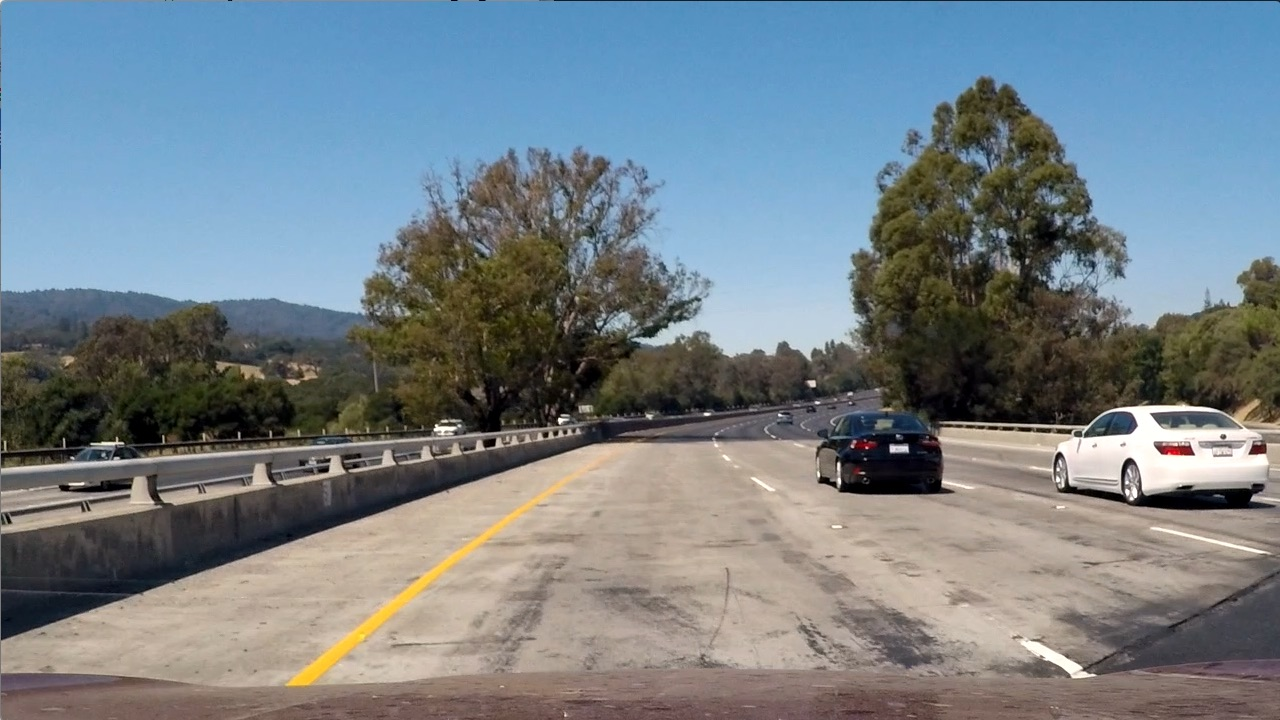
#> input picture test_images/test1.jpg, 1280 x 720 px
$ python -i advanced_lane_finding.py   (imports and definitions only)   (older library calls are emulated)
#> lines starting #> are read from the running program, lines starting #| are printed output that depends on the picture; after the words box and inside, x2 and y2 are one past the last pixel; in counts of white or black regions, pixels touching at a corner belong together
import cv2
import numpy as np
import os
from moviepy.editor import VideoFileClip
from IPython.display import HTML
import matplotlib.pyplot as plt
import matplotlib.image as mpimage

# [24 lines left out: function camera_calibration, not called in this run]


def undistort_image(image,mtx,dist):
    undist_image=cv2.undistort(image, mtx, dist, None, mtx)
    return undist_image


def color_gradient_threshold(img):

    img = np.copy(img)

    # Convert to HLS color space and separate the V channel
    hls = cv2.cvtColor(img, cv2.COLOR_RGB2HLS).astype(np.float)
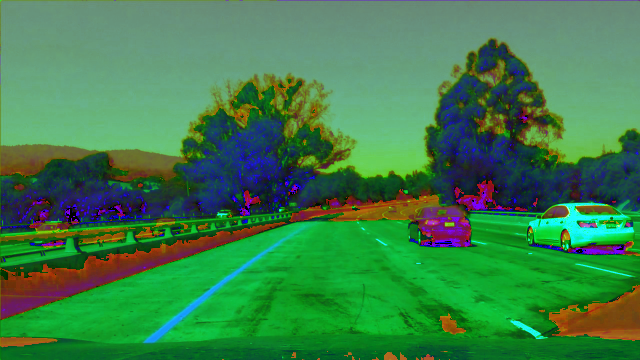
#> hls: shape (720, 1280, 3) float64 (shown at 1/2 size); mean R, G, B 60.2, 126.7, 74.4


    ## White Color
    lower_white = np.array([0,210,0], dtype=np.uint8)
    upper_white = np.array([255,255,255], dtype=np.uint8)
    white_mask = cv2.inRange(hls, lower_white, upper_white)
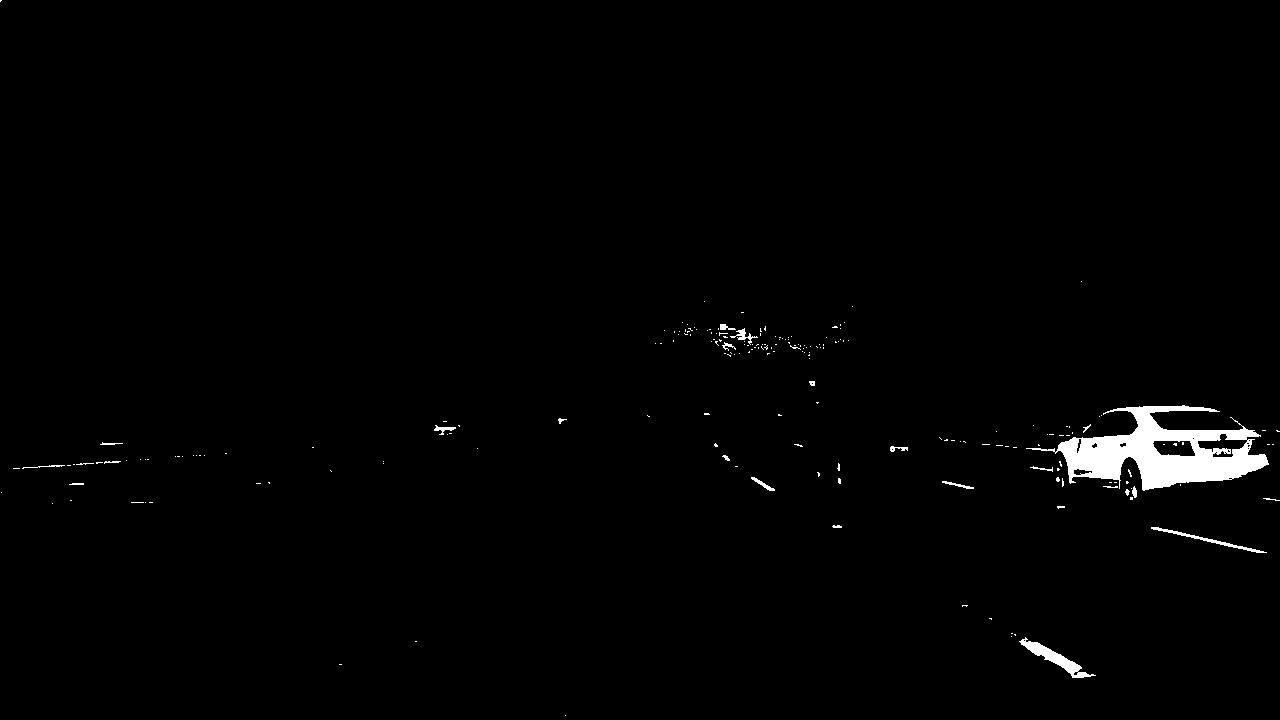
#> white_mask: shape (720, 1280); 1.2% white; 210 white regions (185 under 20 px), largest, box (x1, y1, x2, y2) and area: (1026, 405, 1269, 491) 8773, (1019, 637, 1096, 678) 742, (1151, 527, 1267, 553) 346

    ## Yellow Color
    lower_yellow = np.array([18,0,100], dtype=np.uint8)
    upper_yellow = np.array([30,220,255], dtype=np.uint8)
    yellow_mask = cv2.inRange(hls, lower_yellow, upper_yellow)
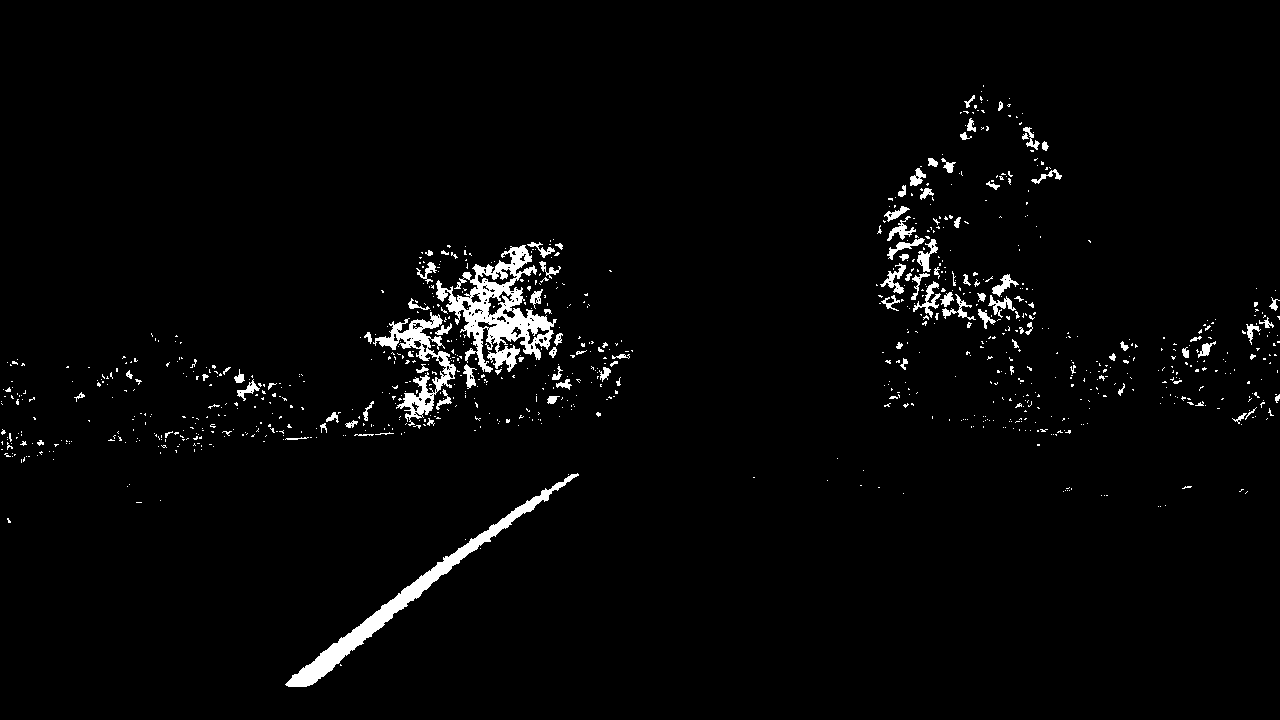
#> yellow_mask: shape (720, 1280); 2.5% white; 955 white regions (848 under 20 px), largest, box (x1, y1, x2, y2) and area: (436, 245, 557, 373) 5483, (285, 473, 579, 687) 4386, (373, 312, 456, 426) 2390

    combined_binary = np.zeros_like(white_mask)

    combined_binary[((white_mask == 255) | (yellow_mask == 255))] = 1


    return combined_binary

# [148 lines left out: functions warper, lane_line, draw_line, draw_curvature, image_pipeline, not called in this run]


>>> import cv2
>>> picture = cv2.cvtColor(cv2.imread('test_images/test1.jpg'), cv2.COLOR_BGR2RGB)
>>> result = color_gradient_threshold(picture)
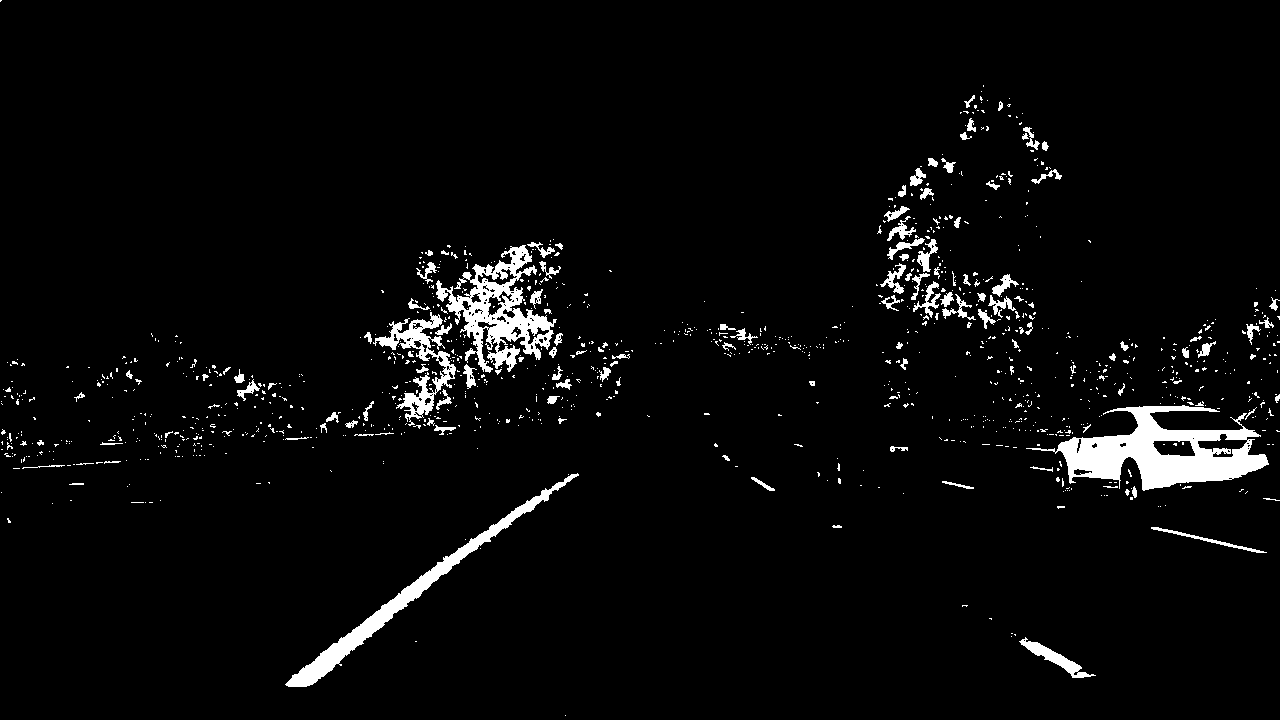
#> result: shape (720, 1280); values 0 (black) and 1 (white), 3.7% white; 1156 white regions (1025 under 20 px), largest, box (x1, y1, x2, y2) and area: (1026, 405, 1269, 491) 8813, (436, 245, 557, 373) 5483, (285, 473, 579, 687) 4391

$ run again, on test_images/test2.jpg
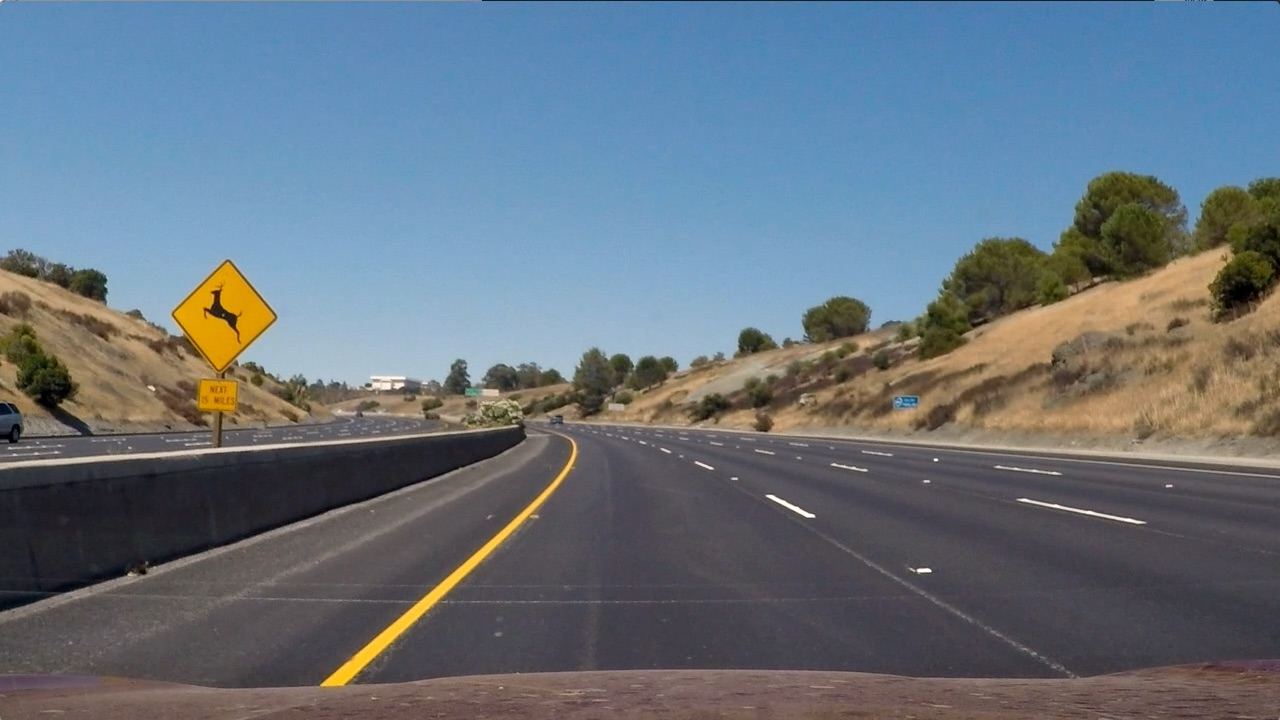
#> input picture test_images/test2.jpg, 1280 x 720 px
#> in color_gradient_threshold, `white_mask = cv2.inRange(hls, lower_white, upper_white)`:
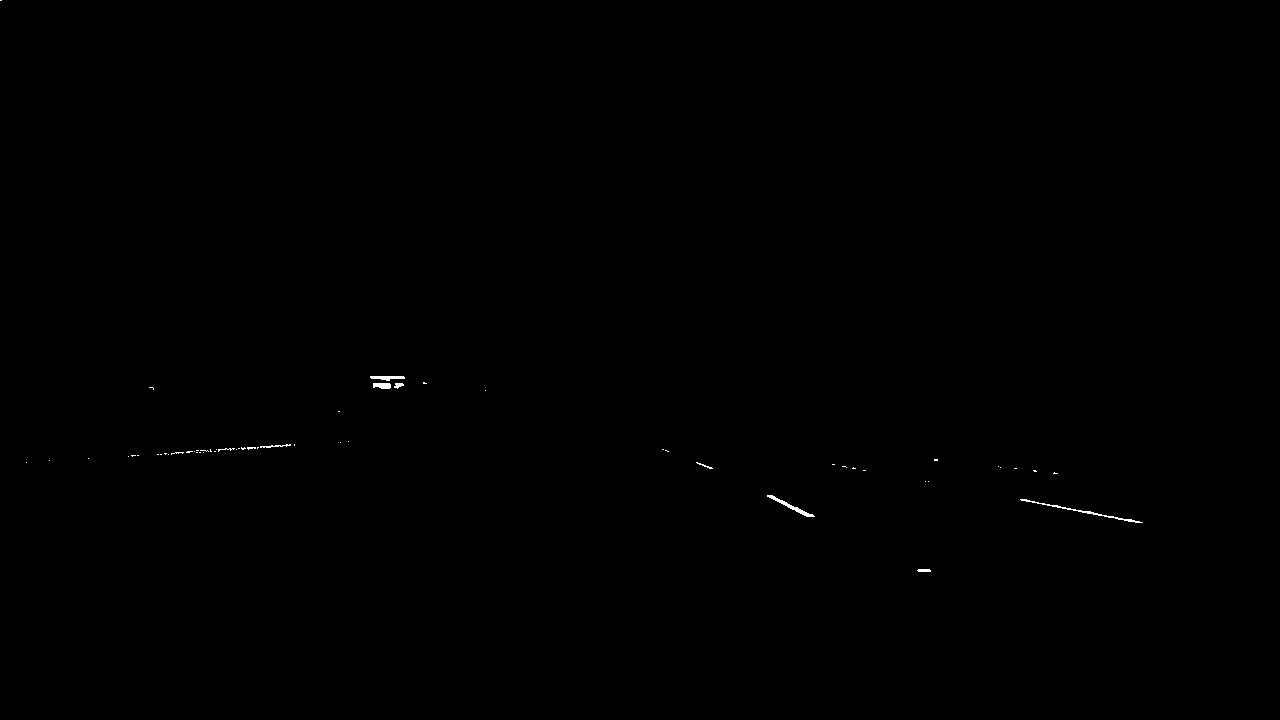
#> white_mask: shape (720, 1280); 0.11% white; 57 white regions (48 under 20 px), largest, box (x1, y1, x2, y2) and area: (1020, 499, 1143, 523) 231, (767, 495, 815, 517) 180, (370, 376, 405, 381) 116
#> yellow_mask: shape (720, 1280); 2.7% white; 272 white regions (234 under 20 px), largest, box (x1, y1, x2, y2) and area: (172, 262, 276, 417) 7452, (320, 447, 576, 688) 4359, (1202, 191, 1280, 299) 3924
#> `result = color_gradient_threshold(picture)`:
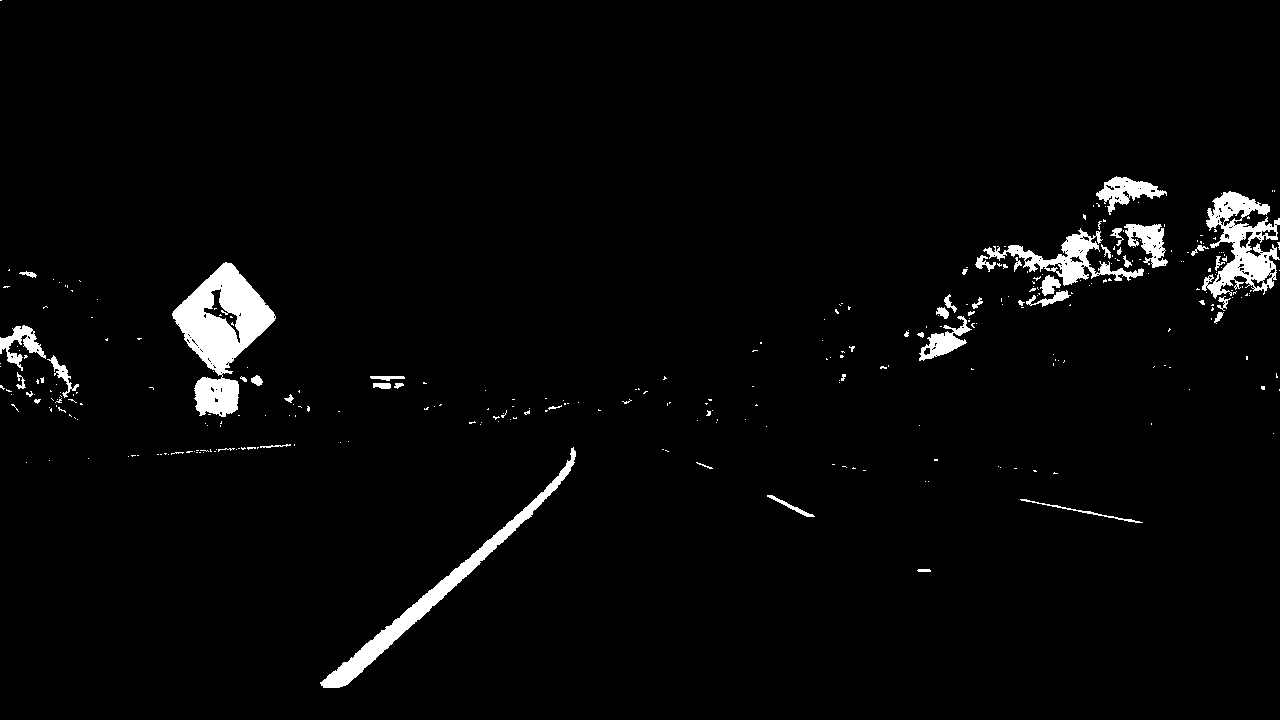
#> result: shape (720, 1280); values 0 (black) and 1 (white), 2.8% white; 329 white regions (282 under 20 px), largest, box (x1, y1, x2, y2) and area: (172, 262, 276, 417) 7452, (320, 447, 576, 688) 4359, (1202, 191, 1280, 299) 3924

$ run again, on test_images/test3.jpg
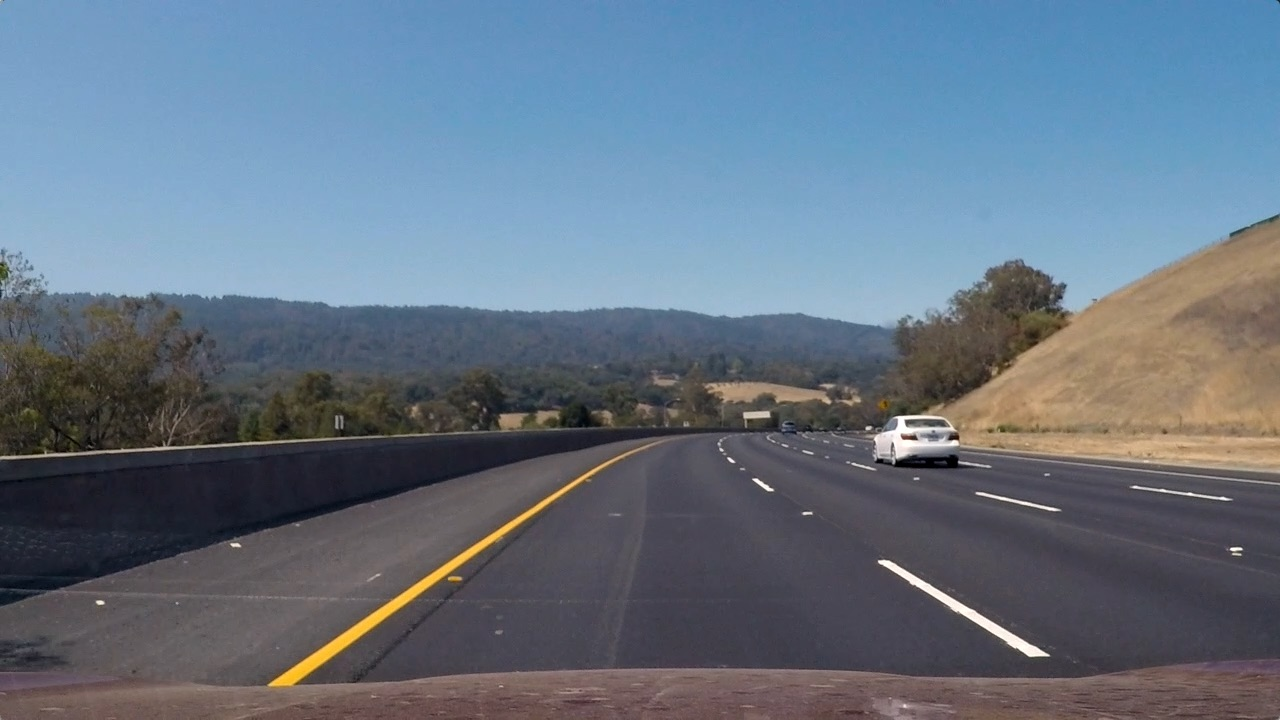
#> input picture test_images/test3.jpg, 1280 x 720 px
#> in color_gradient_threshold, `white_mask = cv2.inRange(hls, lower_white, upper_white)`:
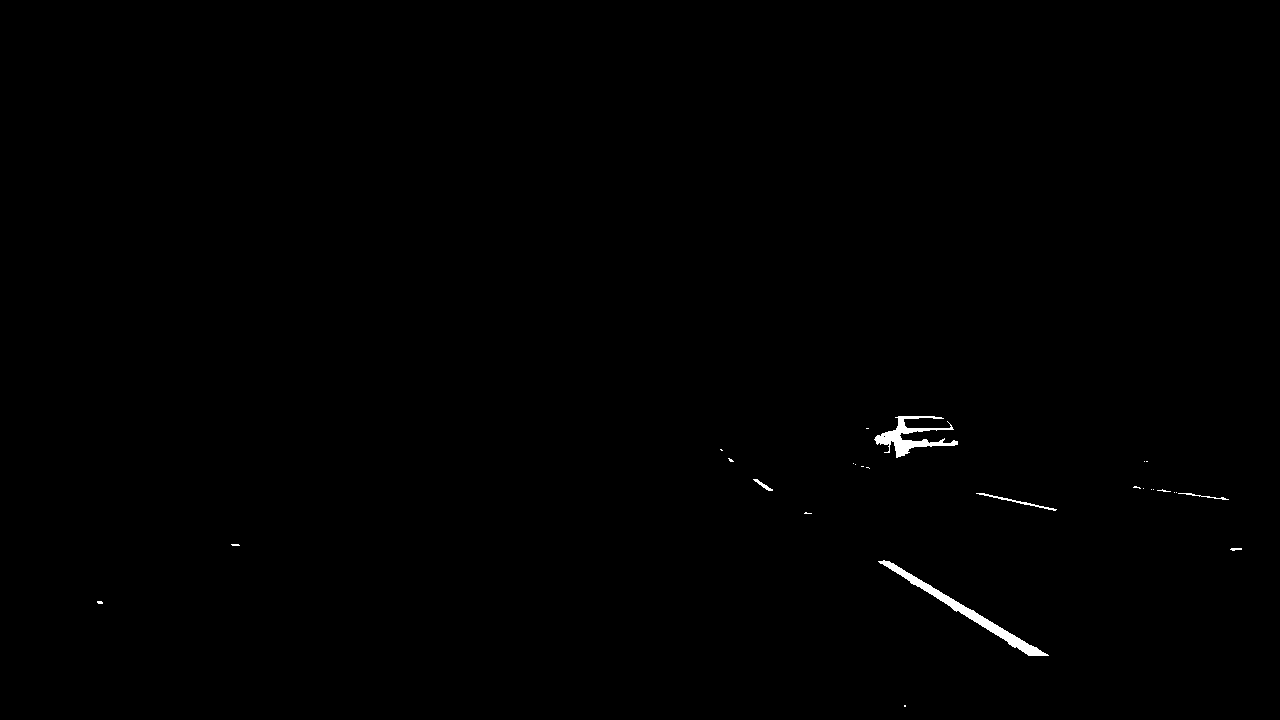
#> white_mask: shape (720, 1280); 0.34% white; 26 white regions (20 under 20 px), largest, box (x1, y1, x2, y2) and area: (878, 560, 1049, 656) 1521, (874, 416, 958, 458) 1152, (976, 493, 1057, 511) 169, (1178, 493, 1229, 500) 73, (753, 479, 773, 491) 67, (1230, 548, 1242, 551) 26
#> yellow_mask: shape (720, 1280); 0.55% white; 92 white regions (84 under 20 px), largest, box (x1, y1, x2, y2) and area: (268, 471, 594, 688) 4456, (879, 400, 889, 410) 73, (449, 577, 460, 582) 48
#> `result = color_gradient_threshold(picture)`:
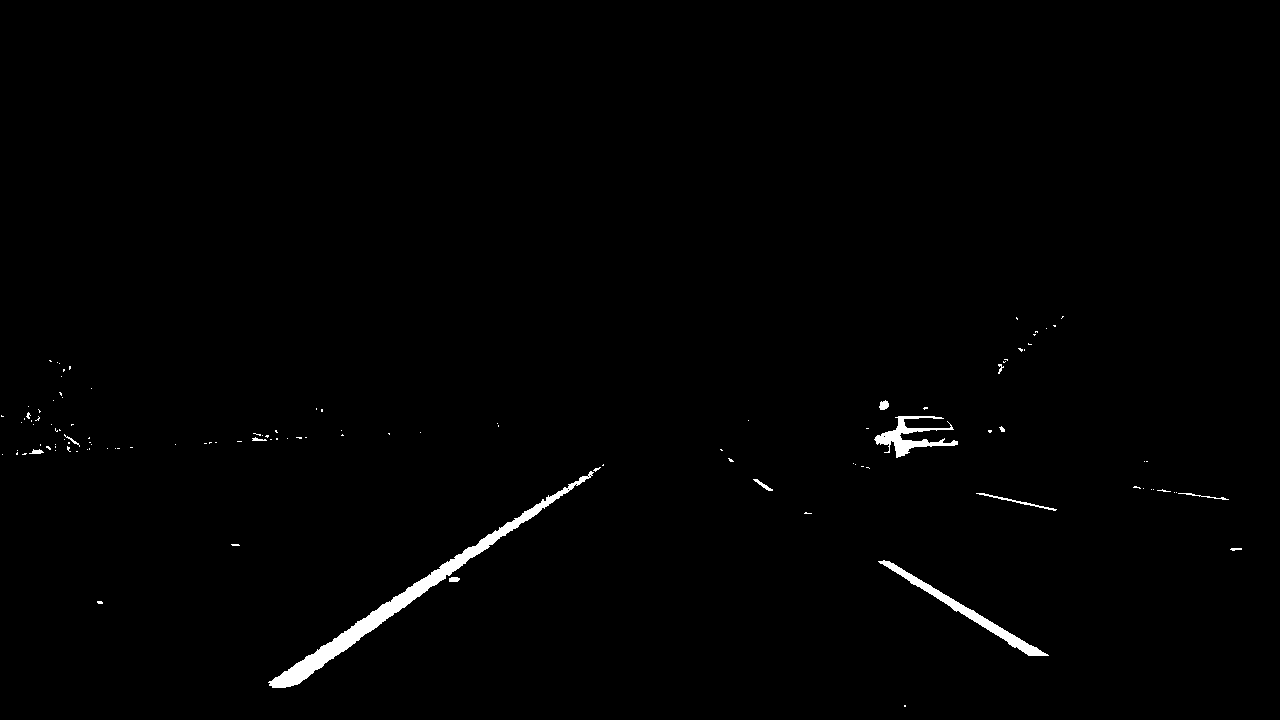
#> result: shape (720, 1280); values 0 (black) and 1 (white), 0.89% white; 117 white regions (103 under 20 px), largest, box (x1, y1, x2, y2) and area: (268, 471, 594, 688) 4456, (878, 560, 1049, 656) 1521, (874, 416, 958, 458) 1152
